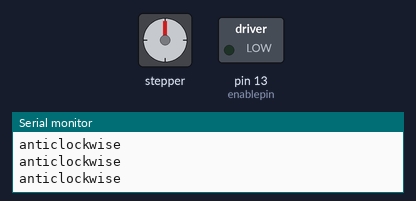
The sketch below on a simulated Arduino Uno, built with avr-gcc and run on an emulated ATmega328P. Parts: stepper motor, switched loads named in the sketch (green lamp = pin HIGH), the last lines printed to the serial monitor. Stepper angles assume 200 steps per turn.

Above: at 0.15 s.
At 7.63 s:
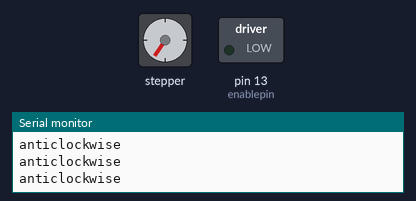
At 15.1 s:
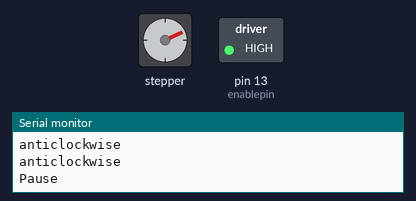
At 39.74 s:
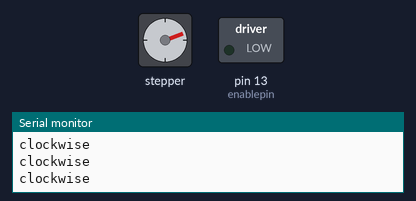
Timing chart, 0 to 40.0 s (numbered marks = the images above):
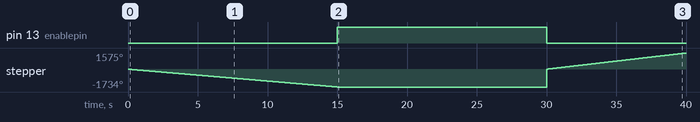

The sketch:

sketch_stepper_pause_test.ino
```cpp
#include <AccelStepper.h>
#define dirPin 14    // D5
#define stepPin 12   // D6
#define enablepin 13 // D7
#define motorInterfaceType 1
bool ontime_delay = 1;
unsigned long currentMillis = 0;
AccelStepper stepper = AccelStepper(motorInterfaceType, stepPin, dirPin);
void setup()
{
    Serial.begin(9600);
    Serial.println("test Software");
    pinMode(enablepin, OUTPUT);
    digitalWrite(enablepin, 0); // turn it on
    stepper.setCurrentPosition(0);
    stepper.moveTo(0);

    stepper.setMaxSpeed(100000);
    stepper.setSpeed(10000);
    stepper.setAcceleration(20000);
}

void loop()
{
    currentMillis = millis();
    if (currentMillis <= 15000)
    {
        stepper.move(-900000);
        Serial.println("anticlockwise");
    }
    else
    {
        if (ontime_delay)
        {
            stepper.setCurrentPosition(0);
            stepper.moveTo(0);
            digitalWrite(enablepin, 1); // turn it off
            Serial.println("Pause");
            delay(15000);
            ontime_delay = 0;
            digitalWrite(enablepin, 0); // turn it on
            stepper.move(900000);
        }
        else
        {
            stepper.move(900000);
            Serial.println("clockwise");
        }
    }

    stepper.setSpeed(1000);
    stepper.runSpeedToPosition();
}
```

Measured:
- by itself, pin 13 (enablepin): LOW → HIGH at 15.0 s, → LOW 15.0 s later
- by itself, stepper: turns 1734° counter-clockwise in 15.0 s, then 3305° clockwise in 10.0 s
